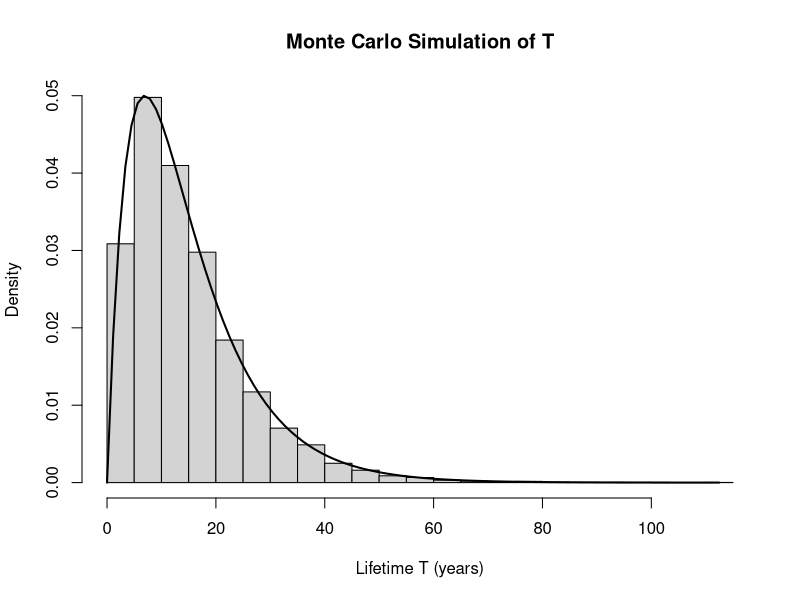
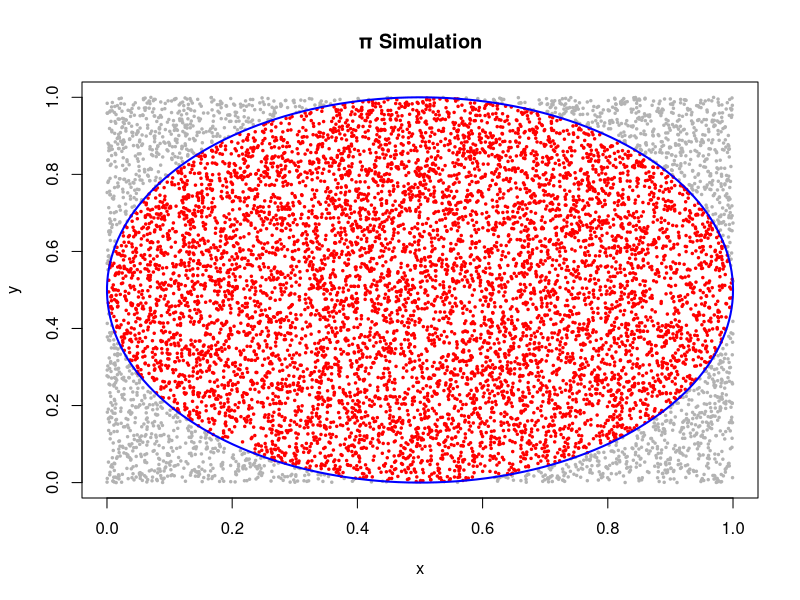

Here is the R script that generated these plots, in order:
# Simulate 1 draw of XA, XB, and T
XA <- rexp(1, rate = 0.1)

XB <- rexp(1, rate = 0.1)

T <- max(XA, XB)

"Drawing of T"
T

# Draw T 10,000 times
T_draws <- replicate(10000, max(rexp(2, rate = 0.1)))

# Plot histogram of draws of T and apply exponential PDF curve to historgram
hist(T_draws,
     probability = TRUE,
     breaks = 30,
     main = "Monte Carlo Simulation of T",
     xlab = "Lifetime T (years)")

curve(0.2 * exp(-0.1 * x) - 0.2 * exp(-0.2 * x),
      from = 0,
      to = max(T_draws),
      add = TRUE,
      lwd = 2)

# Estimating E(T)
mean_T <- mean(T_draws)
"Estimation of E(T)"
mean_T

# Estimate P(T > 15) and compare with analytical approach
prob_T_MC <- mean(T_draws > 15)
"Estimation of P(T > 15)"
prob_T_MC

prob_T_A <- 1 - (1 - exp(-0.1 * 15))^2
"Computed P(T > 15)"
prob_T_A

# Repeat 5 times with N = 10,000
results_10000 <- replicate(5, {
  T_draws <- replicate(10000, max(rexp(2, rate = 0.1)))

  c(
    mean_T = mean(T_draws),
    prob_T_15 = mean(T_draws > 15)
  )
})

t(results_10000)

# N = 1,000
results_1000 <- replicate(5, {
  T_draws <- replicate(1000, max(rexp(2, rate = 0.1)))

  c(
    mean_T = mean(T_draws),
    prob_T_15 = mean(T_draws > 15)
  )
})


# N = 100,000
results_100000 <- replicate(5, {
  T_draws <- replicate(100000, max(rexp(2, rate = 0.1)))

  c(
    mean_T = mean(T_draws),
    prob_T_15 = mean(T_draws > 15)
  )
})

t(results_1000)
t(results_100000)


################ Q2 ###############
# Diep Doan

# Simulate 10,000 (x, y) coordinate pairs, uniform on [0,1]
# set.seed(0) for reproducibility (optional)
x <- runif(10000, min = 0, max = 1)
y <- runif(10000, min = 0, max = 1)

# Check if each point lies inside the circle (within 0.5 units of (0.5, 0.5))
dist_sq <- (x - 0.5)^2 + (y - 0.5)^2
inside <- dist_sq <= 0.5^2

# Count how many points fall inside
count_inside <- sum(inside)

# Estimte π
cat("Number of points inside circle (within 0.5 units of (0.5, 0.5)):", count_inside, "\n")
cat("Estimation of π (π = P(point inside circle) * 4):", count_inside / 10000 * 4, "\n")

# Plot, coloring points by whether they're inside or outside
plot(x, y,
     main = "π Simulation",
     xlab = "x",
     ylab = "y",
     pch = 20,
     cex = 0.5,
     col = ifelse(inside, "red", "grey70"))

# Draw the circle boundary for reference
theta <- seq(0, 2 * pi, length.out = 200)
circle_x <- 0.5 + 0.5 * cos(theta)
circle_y <- 0.5 + 0.5 * sin(theta)
lines(circle_x, circle_y, col = "blue", lwd = 2)
